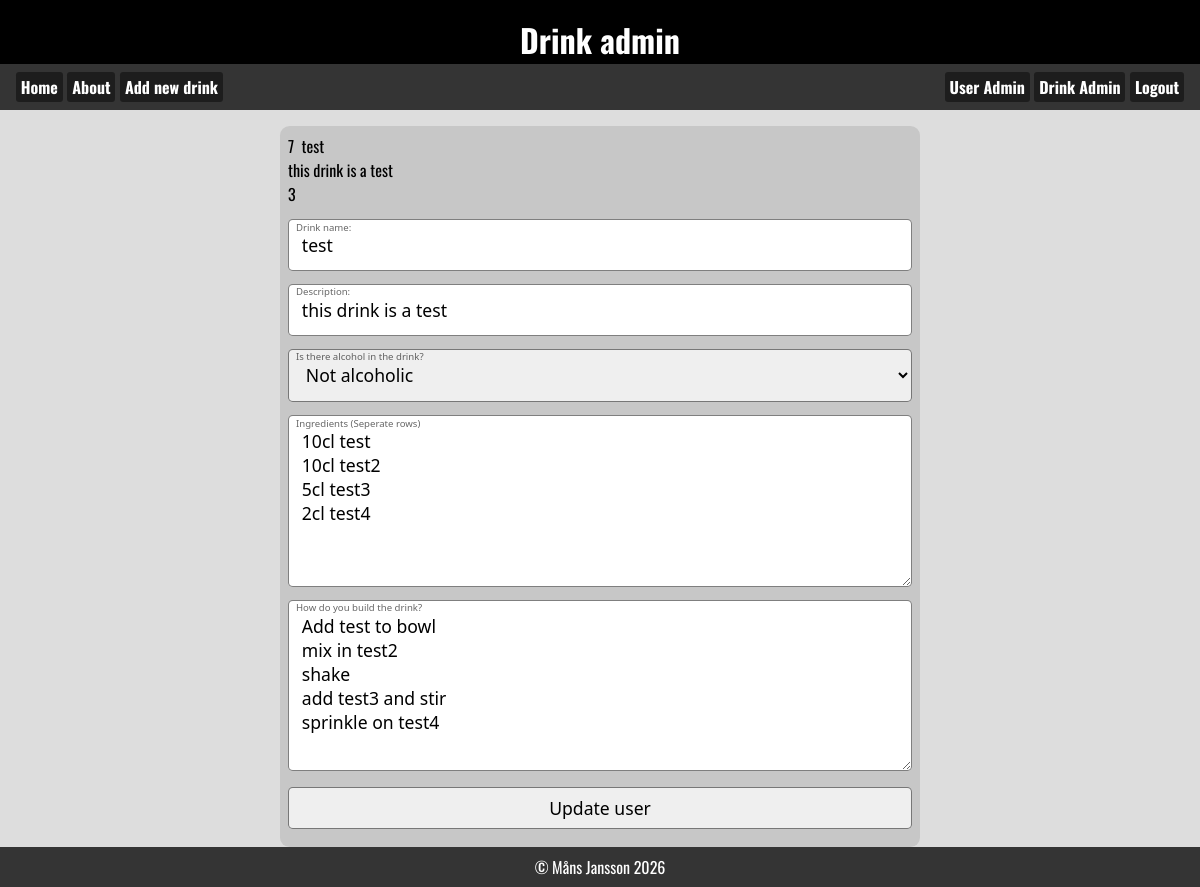
Page /drinkadmin.php?edit=7 (signed in) on the committed database.
### tables this page shows
CREATE TABLE `tbl_drinks` (
  `id` int(11) NOT NULL,
  `drinkname` varchar(255) NOT NULL,
  `description` varchar(255) NOT NULL,
  `ingredients` text NOT NULL,
  `recipe` text NOT NULL,
  `alcoholic` tinyint(4) NOT NULL,
  `rating` float NOT NULL DEFAULT 3 COMMENT '1-5 is rating possibilities'
);

### drinkadmin.php (the view, shortened to what this page needs)
<!DOCTYPE html>
<?php require_once("asset.php"); ?>
<html lang="en">
<head>
    <link rel="stylesheet" href="style.css">
</head>
<body>
    <header>
        <h1>Drink admin</h1>
    </header>
    <?php require_once("_nav.php"); ?>
    <main>
        <?php  if(isset($_GET['edit'])): ?>
            <?php
                $id=intval($_GET['edit']);
                $sql="SELECT * FROM tbl_drinks WHERE id=$id";
                $result=mysqli_query($conn, $sql);
                $row=mysqli_fetch_assoc($result);
            ?>
        <form action="drinkadmin.php" method="POST">
            <div class="user_data"><?=$id?>&nbsp;&nbsp;<?=$row['drinkname']?><br><?=$row['description']?><br><?=$row['rating']?></div>
            <label for="realname">Drink name:</label>
            <input type="text" name="drinkname" id="drinkname" value="<?=$row['drinkname']?>">
            <label for="desc">Description:</label>
            <input type="text" name="desc" id="desc" value="<?=$row['description']?>">
            <label for="alcoholic">Is there alcohol in the drink?</label>
            <select name="alcoholic">
                <option value="0" <?php if($row['alcoholic']==0){echo "selected";}?>>Not alcoholic</option>
            </select>
            <label for="ingredients">Ingredients (Seperate rows)</label>
            <textarea name="ingredients" rows="6"><?=$row['ingredients']?></textarea>
            <label for="recipe">How do you build the drink?</label>
            <textarea name="recipe" rows="6"><?=$row['recipe']?></textarea>
            <input type="submit" name="btn_edit" value="Update user">
        </form>
        <?php endif;?>
    </main>
    <?php require_once("_footer.php"); ?>
</body>
</html>

### style.css (style rules this page uses)
:root { --clr_back_header:#000; --clr_header:#ffffff; --clr_back_nav:#343434; --clr_back_footer:var(--clr_back_nav); --header_font:"Oswald", sans-serif; --main_bg:#00000022; }
*, *:before, *:after { margin: 0; padding: 0; box-sizing: border-box; }
body { height:100dvh; display:flex; flex-direction: column; font-family: system-ui, sans-serif; }
main { background: var(--main_bg); }
header { background: var(--clr_back_header); color:var(--clr_header); height:4rem; padding: 1rem; font-family: var(--header_font); display: flex; justify-content: center; }
main { flex-grow: 5; display:flex; flex-direction: column; gap:1rem; padding-top: 1rem; font-family: var(--header_font); overflow-y: auto; }
:root { --formborder: rgb(0, 0, 0, .5); --formback: rgb(0, 0, 0, .1); --formlabelcolor: rgb(0, 0, 0, .6) }
form { position: relative; display: flex; flex-direction: column; width: 40rem; padding: .5rem; background: var(--formback); border-radius: .6rem; margin-left: auto; margin-right: auto; }
label { position: relative; top: .9rem; left: .5rem; font: .6rem system-ui; color: var(--formlabelcolor); }
input[type="submit"], input[type="button"], button { margin-top: 1rem; margin-bottom: .6rem; padding: .5rem; }

### rows in the picture
tbl_drinks: drinkname "test", description "this drink is a test", rating "3", desc "this drink is a test", alcoholic "Not alcoholic", ingredients "10cl test 10cl test2 5cl test3 2cl test4", recipe "Add test to bowl mix in test2 shake add test3 and stir sprinkle on test4"

### other values in the picture
$id "7"
